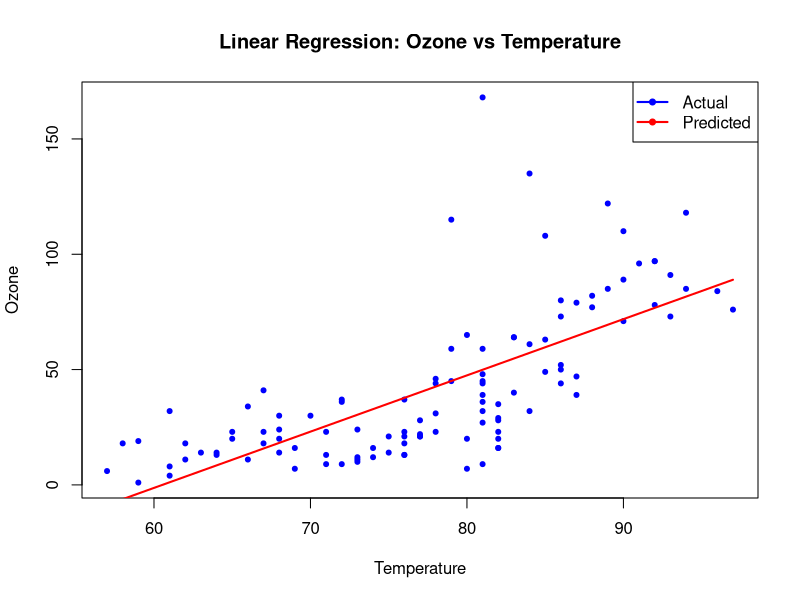
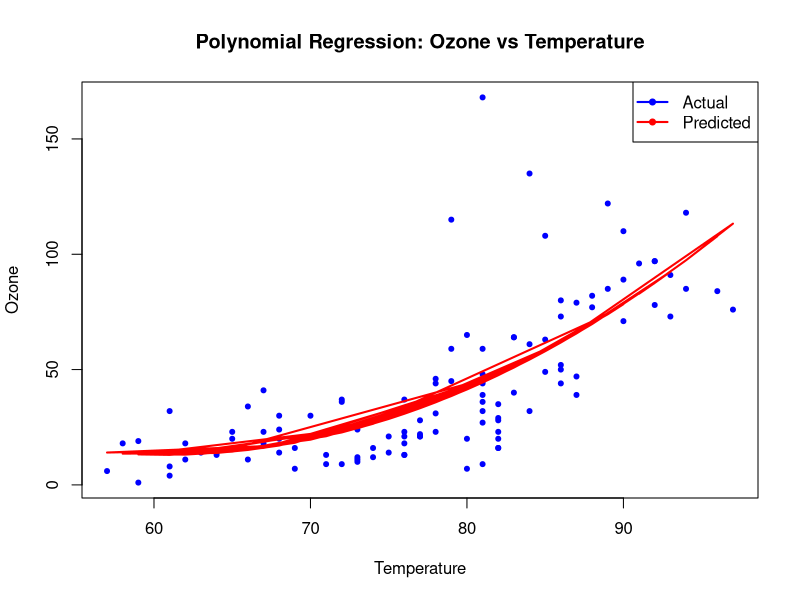
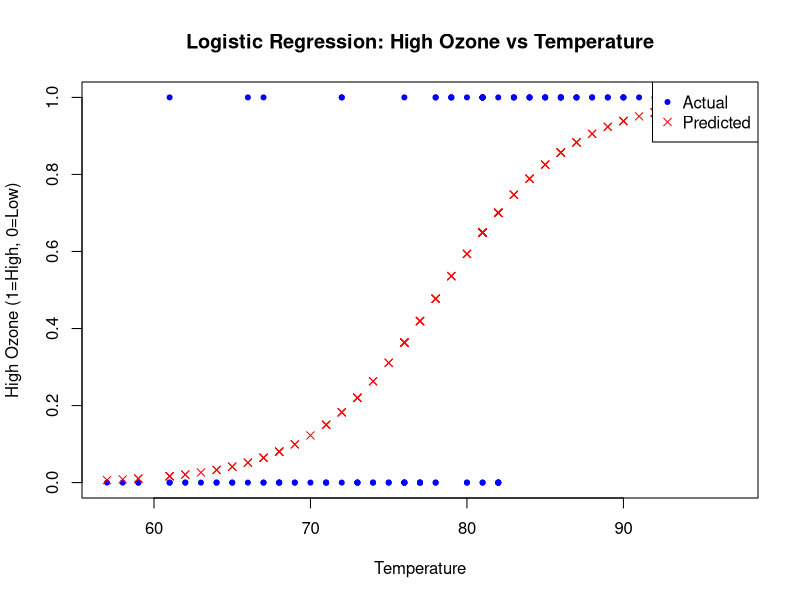

Source code (R) for these figures, in order:
# Load the dataset
data(airquality)
# Display the first few rows of the dataset
head(airquality)

# Linear Regression
# Remove rows with missing values
airquality <- na.omit(airquality)

# Fit the linear model
linear_model <- lm(Ozone ~ Temp, data=airquality)

# Display the summary of the model
summary(linear_model)

# Predict Ozone values
predicted_ozone <- predict(linear_model)

# Plot actual vs predicted values
plot(airquality$Temp, airquality$Ozone, col="blue", pch=20, main="Linear Regression: Ozone vs Temperature",
     xlab="Temperature", ylab="Ozone")
lines(airquality$Temp, predicted_ozone, col="red", lwd=2)
legend("topright", legend=c("Actual", "Predicted"), col=c("blue", "red"), pch=20, lty=1, lwd=2)

# Polynomial Regression
# Fit the polynomial model
poly_model <- lm(Ozone ~ poly(Temp, 2), data=airquality)

# Display the summary of the model
summary(poly_model)

# Predict Ozone values
predicted_ozone_poly <- predict(poly_model)

# Plot actual vs predicted values
plot(airquality$Temp, airquality$Ozone, col="blue", pch=20, main="Polynomial Regression: Ozone vs Temperature",
     xlab="Temperature", ylab="Ozone")
lines(airquality$Temp, predicted_ozone_poly, col="red", lwd=2)
legend("topright", legend=c("Actual", "Predicted"), col=c("blue", "red"), pch=20, lty=1, lwd=2)

# Logistic Regression
# Create a binary outcome variable
median_ozone <- median(airquality$Ozone, na.rm=TRUE)
airquality$HighOzone <- ifelse(airquality$Ozone > median_ozone, 1, 0)

# Fit the logistic model
logistic_model <- glm(HighOzone ~ Temp, family=binomial, data=airquality)

# Display the summary of the model
summary(logistic_model)

# Predict probabilities
predicted_probabilities <- predict(logistic_model, type="response")

# Plot actual vs predicted values
plot(airquality$Temp, airquality$HighOzone, col="blue", pch=20, main="Logistic Regression: High Ozone vs Temperature",
     xlab="Temperature", ylab="High Ozone (1=High, 0=Low)")
points(airquality$Temp, predicted_probabilities, col="red", pch=4)
legend("topright", legend=c("Actual", "Predicted"), col=c("blue", "red"), pch=c(20, 4))
